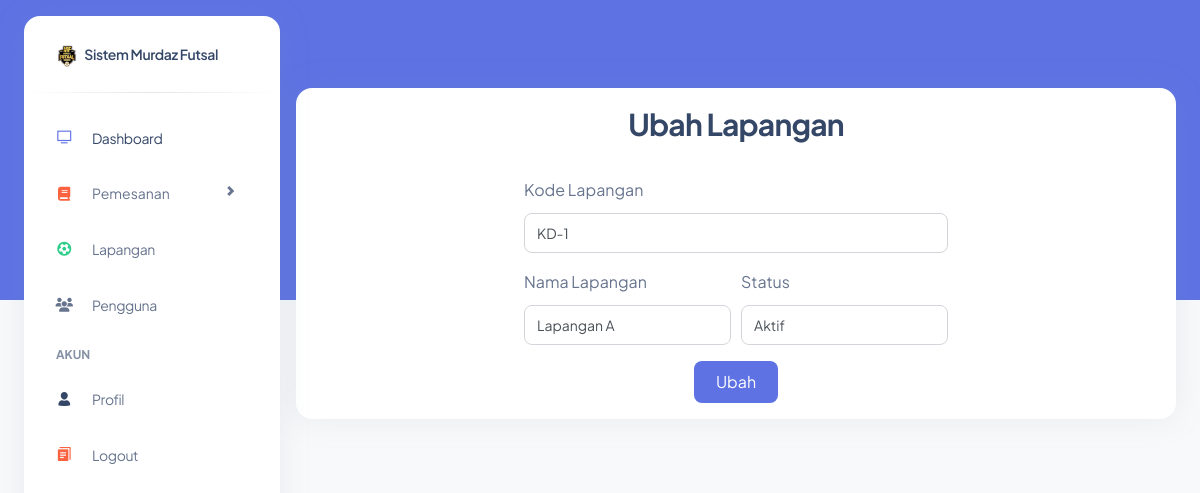
/guest/edit-field.php?id_field=1, run on the app's committed database.
### tables this page shows
CREATE TABLE `tbl_fields` (
  `id_field` int(11) NOT NULL,
  `field_code` text NOT NULL,
  `field_name` varchar(30) NOT NULL,
  `status` enum('Aktif','Tidak Aktif') NOT NULL,
  `qrcode` text DEFAULT NULL
);

### services/database.php (called while the page is built, shortened)
<?php
 class Database{
    protected $user = "root";
    protected $pass = "";
    protected $server = "localhost";
    protected $database = "murdaz_futsal";
    public function __construct()
    {
        $this->connect = mysqli_connect($this->server, $this->user, $this->pass, $this->database);
    }
 }
?>

### core/FieldController.php (called while the page is built, shortened)
<?php
$root = dirname(__DIR__);
include_once "$root/services/database.php";
class FieldController extends Database{
    public function show_field($request = ""){
        if (isset($request['qrcode'])) {
            $query = mysqli_query($this->connect, "select * from tbl_fields where qrcode = '$request[qrcode]'");
            return  $query->fetch_assoc();
        }elseif (isset($request['id_field'])) {
            $query = mysqli_query($this->connect, "select * from tbl_fields where id_field = '$request[id_field]'");
            return $query->fetch_assoc();
        }else{
            $query = mysqli_query($this->connect, "select * from tbl_fields where id_field = 'Akif'");
            return $query->fetch_assoc();
        }
    }
}
?>

### guest/edit-field.php (the view, shortened to what this page needs)
<?php
  include_once "./core/FieldController.php";
  include_once "./layouts/guest-header.php";
  $field = new FieldController();
  $result_field = $field->show_field($_GET) ?? [];
?>
<body class="m-0 font-sans text-base antialiased font-normal dark:bg-slate-900 leading-default bg-gray-50 text-slate-500">
    <main class="relative h-full max-h-screen transition-all duration-200 ease-in-out xl:ml-68 rounded-xl">
      <div class="w-full px-6 py-6 mx-auto">
        <div class="flex flex-wrap mt-6 -mx-3">
          <div class="w-full max-w-full px-3 mt-0 lg:w-12/12 lg:flex-none">
            <div style="margin-top: 40px;" class="relative flex flex-col w-full mt-15 min-w-0 mb-0 break-words p-4 bg-white border-0 border-transparent border-solid shadow-xl rounded-2xl bg-clip-border">
                <h3 class="text-center mb-8">Ubah Lapangan</h3>
                <form id="field" class="w-1/2 mx-auto" method="POST">
                    <div class="flex flex-col w-full items-start mx-auto" style="gap: 10px;">
                        <label for="field_code">Kode Lapangan</label>
                        <input id="field_code" name="field_code" type="text" value="<?= $result_field['field_code'] ?>" class=" without_ampm focus:shadow-primary-outline w-full text-sm leading-5.6 ease block  mx-auto appearance-none rounded-lg border border-solid border-gray-300 bg-white bg-clip-padding px-3 py-2 font-normal text-gray-700 outline-none transition-all placeholder:text-gray-500 focus:border-blue-500 focus:outline-none"></input>
                    </div>
                    <div class="flex justify-center mt-4" style="gap: 10px;">
                    <div class="flex flex-col w-full items-start mx-auto" style="gap: 10px;">
                        <label for="field_name">Nama Lapangan</label>
                        <input id="field_name" name="field_name" type="text" value="<?= $result_field['field_name'] ?>"  class="without_ampm focus:shadow-primary-outline w-full text-sm leading-5.6 ease block  mx-auto appearance-none rounded-lg border border-solid border-gray-300 bg-white bg-clip-padding px-3 py-2 font-normal text-gray-700 outline-none transition-all placeholder:text-gray-500 focus:border-blue-500 focus:outline-none"></input>
                    </div>
                    <div class="flex flex-col w-full items-start mx-auto" style="gap: 10px;">
                        <label for="status">Status</label>
                        <select required name="status" id="status" class="focus:shadow-primary-outline w-full text-sm leading-5.6 ease block  mx-auto appearance-none rounded-lg border border-solid border-gray-300 bg-white bg-clip-padding px-3 py-2 font-normal text-gray-700 outline-none transition-all placeholder:text-gray-500 focus:border-blue-500 focus:outline-none">
                          <?php if ($result_field['status'] == 'Aktif') {
                           ?>
                            <option value="Aktif" selected >Aktif</option>
                            <?php
                            } else{
                              ?>
                            <option  value="Aktif">Aktif</option>
                            <option selected value="Tidak Aktif">Tidak Aktif</option>
                            <?php
                            }
                            ?>
                        </select>
                        </div>
                    </div>
                    <div class="flex flex-col w-1/5 items-start mx-auto mt-4">
                        <button id="button" type="submit" class="bg-blue-500 text-md w-full ease  mx-auto rounded-lg text-white px-3 py-2">Ubah</button>
                    </div>
                </form>
                </div>
            </div>
        </div>
      </div>
    </main>
</body>
<?php
  include_once "./layouts/guest-footer.php";
?>

### public/assets/css/guest.css (style rules this page uses)
html { line-height: 1.5; -webkit-text-size-adjust: 100%; -moz-tab-size: 4; -o-tab-size: 4; tab-size: 4; font-family: Open Sans; }
body { margin: 0; line-height: inherit; }
h1, h2, h3, h4, h5, h6 { font-size: inherit; font-weight: inherit; }
button, input, optgroup, select, textarea { font-family: inherit; font-size: 100%; font-weight: inherit; line-height: inherit; color: inherit; margin: 0; padding: 0; }
button, select { text-transform: none; }
button, [type='button'], [type='reset'], [type='submit'] { -webkit-appearance: button; background-color: transparent; background-image: none; }
blockquote, dl, dd, h1, h2, h3, h4, h5, h6, hr, figure, p, pre { margin: 0; }
input::placeholder, textarea::placeholder { opacity: 1; color: #ced4da; }
button, [role="button"] { cursor: pointer; }
label { display: inline-block; }
h1, h2, h3, h4, h5, h6 { margin-bottom: .5rem; color: #344767; }
h1, h2, h3, h4 { letter-spacing: -0.05rem; }
h1, h2, h3 { font-weight: 700; }
h3 { font-size: 1.875rem; line-height: 1.375; }
.relative { position: relative; }
.m-0 { margin: 0px; }
.mx-auto { margin-left: auto; margin-right: auto; }
.-mx-3 { margin-left: -0.75rem; margin-right: -0.75rem; }
.mt-0 { margin-top: 0px; }
.mb-0 { margin-bottom: 0px; }
.mt-4 { margin-top: 1rem; }
.mt-6 { margin-top: 1.5rem; }
.mb-8 { margin-bottom: 2rem; }
.block { display: block; }
.flex { display: flex; }
.h-full { height: 100%; }
.max-h-screen { max-height: 100vh; }
.w-full { width: 100%; }
.w-1\/2 { width: 50%; }
.w-1\/5 { width: 20%; }
.min-w-0 { min-width: 0px; }
.max-w-full { max-width: 100%; }
.appearance-none { -webkit-appearance: none; -moz-appearance: none; appearance: none; }
.flex-col { flex-direction: column; }
.flex-wrap { flex-wrap: wrap; }
.items-start { align-items: flex-start; }
.justify-center { justify-content: center; }
.break-words { overflow-wrap: break-word; }
.rounded-2xl { border-radius: 1rem; }
.rounded-lg { border-radius: 0.5rem; }
.rounded-xl { border-radius: 0.75rem; }
.border-0 { border-width: 0px; }
.border { border-width: 1px; }
.border-solid { border-style: solid; }
.border-transparent { border-color: transparent; }
.border-gray-300 { --tw-border-opacity: 1; border-color: rgb(210 214 218 / var(--tw-border-opacity)); }
.bg-gray-50 { --tw-bg-opacity: 1; background-color: rgb(248 249 250 / var(--tw-bg-opacity)); }
.bg-blue-500 { --tw-bg-opacity: 1; background-color: rgb(94 114 228 / var(--tw-bg-opacity)); }
.bg-white { --tw-bg-opacity: 1; background-color: rgb(255 255 255 / var(--tw-bg-opacity)); }
.bg-clip-border { background-clip: border-box; }
.bg-clip-padding { background-clip: padding-box; }
.p-4 { padding: 1rem; }
.py-6 { padding-top: 1.5rem; padding-bottom: 1.5rem; }
.py-2 { padding-top: 0.5rem; padding-bottom: 0.5rem; }
.px-6 { padding-left: 1.5rem; padding-right: 1.5rem; }
.px-3 { padding-left: 0.75rem; padding-right: 0.75rem; }
.text-center { text-align: center; }
.font-sans { font-family: Open Sans; }
.text-base { font-size: 1rem; line-height: 1.5rem; }
.text-sm { font-size: 0.875rem; line-height: 1.5rem; }
.font-normal { font-weight: 400; }
.leading-default { line-height: 1.6; }
.leading-5\.6 { line-height: 1.4rem; }
.text-slate-500 { --tw-text-opacity: 1; color: rgb(103 116 142 / var(--tw-text-opacity)); }
.text-white { --tw-text-opacity: 1; color: rgb(255 255 255 / var(--tw-text-opacity)); }
.text-gray-700 { --tw-text-opacity: 1; color: rgb(73 80 87 / var(--tw-text-opacity)); }
.antialiased { -webkit-font-smoothing: antialiased; -moz-osx-font-smoothing: grayscale; }
.shadow-xl { --tw-shadow: 0 0 2rem 0 rgba(136,152,170,.15); --tw-shadow-colored: 0 0 2rem 0 var(--tw-shadow-color); box-shadow: var(--tw-ring-offset-shadow, 0 0 #0000), var(--tw-ring-shadow, 0 0 #0000), var(--tw-shadow); }
.outline-none { outline: 2px solid transparent; outline-offset: 2px; }
.transition-all { transition-property: all; transition-timing-function: cubic-bezier(0.25, 0.1, 0.25, 1); transition-duration: 150ms; }
.duration-200 { transition-duration: 200ms; }
.ease-in-out { transition-timing-function: cubic-bezier(0.42, 0, 0.58, 1); }
.placeholder\:text-gray-500::placeholder { --tw-text-opacity: 1; color: rgb(173 181 189 / var(--tw-text-opacity)); }
@media (min-width: 992px) { .lg\:flex-none { flex: none; } }
@media (min-width: 1200px) { .xl\:ml-68 { margin-left: 17rem; } }

### data on the page
tbl_fields: field_code "KD-1", field_name "Lapangan A", status "Aktif"
